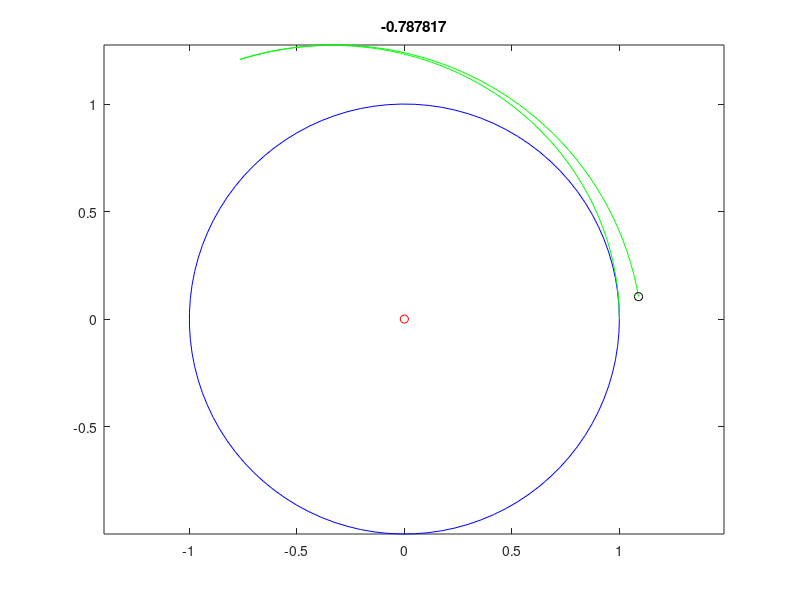

The MATLAB source for this figure:
clear;

h=0.05;       % timestep of 0.05 time-units
pos=[1 0];    % initial position
vel=[0 1.1];  % initial velocity

steps=100;              % number of steps
skip=ceil(steps/100);   % plot only 100 frames

theta=linspace(0,2*pi,100);   % equally spaced points
xc=cos(theta);
yc=sin(theta);

for i=1:steps
  x(i)=pos(1);
  y(i)=pos(2);
  time=(i-1)*h/(2*pi);

  if rem(i,skip)==0
    plot(xc,yc,'b',x,y,'g-',pos(1),pos(2),'ko',0,0,'ro')
    title(time)
    axis equal;
    pause(0);
  end

  if i==51
      h=-h;
  end

  r=norm(pos);
  accel=-1/r^2 * pos/r;
 
%   % Velocity Verlet Method
%   pos=pos + h*vel + 0.5*h^2*accel;
%   r=norm(pos);
%   accelNext=-1/r^2 * pos/r;
%   vel=vel + 0.5*h*(accel+accelNext);

    % Midpoint Method
    pos = pos + h * vel + 0.5 * h^2 * accel;
    vel = vel + h * accel;

end

disp(pos)
norm(pos-[1 0])
